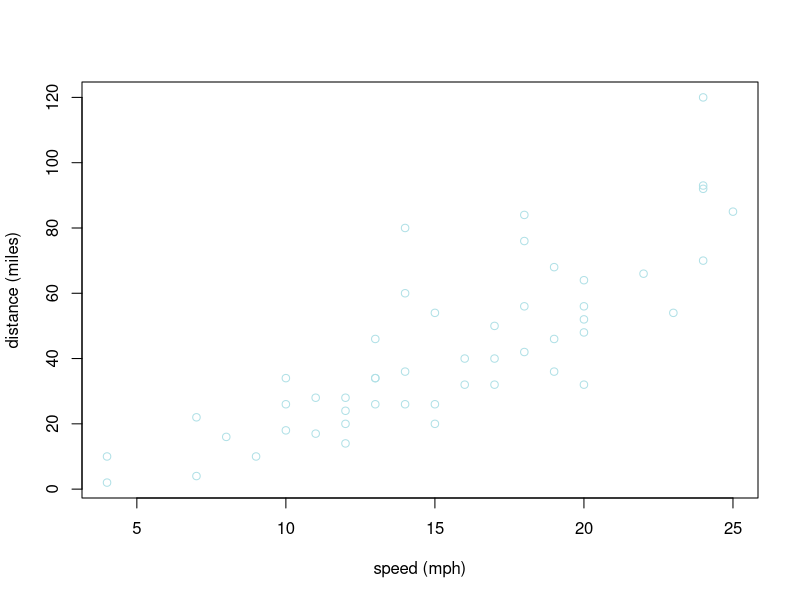

This chart was generated by the following R code:
## ---- chunk 1
knitr::opts_chunk$set(echo = TRUE)
## ---- chunk 2
library(knitr)
kable(summary(cars))
## ---- chunk 3
plot(cars, col = 'powderblue', 
     xlab = 'speed (mph)', ylab = 'distance (miles)')
